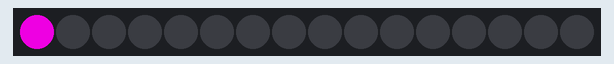
Simulated run of this sketch. Board: Arduino Uno, built with avr-gcc and run on an emulated ATmega328P. Shown: 16 RGB LEDs in strip order, left to right.

Above: at 0.1 s.
At 1.6 s:
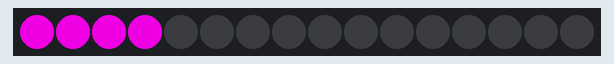
At 2.6 s:
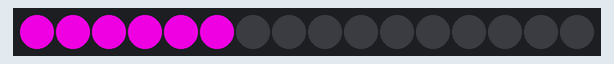
At 3.6 s:
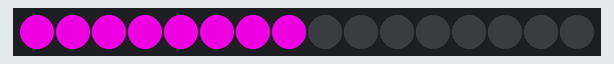
At 5.6 s:
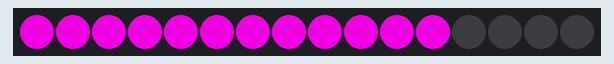
At 7.6 s:
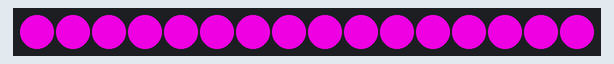

The sketch:

neopixels.ino
```cpp
// 12 Neopixel Ring
// Modified from NeoPixel Ring simple sketch (c) 2013 Shae Erisson

#include <Adafruit_NeoPixel.h>
#include <avr/power.h>


int neoPixelPin = 6; // pin that NeoPixels are connected to
int numNeoPixels = 16; // number of NeoPixels

// to setup the NeoPixel library, tell it how many pixels, and which pin to use to send signals
Adafruit_NeoPixel pixels = Adafruit_NeoPixel(numNeoPixels, neoPixelPin, NEO_GRB + NEO_KHZ800);


void setup() {

  // start the NeoPixel library
  pixels.begin();

}

void loop() {

  // for a set of NeoPixels the first NeoPixel is 0, second is 1,
  // all the way up to the total number of pixels minus one

  for(int i=0;i<numNeoPixels;i++){

    // to set the color of a NeoPixel use RGB values
    // from 0, 0, 0 up to 255, 255, 255
    pixels.setPixelColor(i, pixels.Color(200, 0, 190)); // purple color

    // send the command to the NeoPixels
    pixels.show();

    // pause
    delay(500);

  }
}
```
